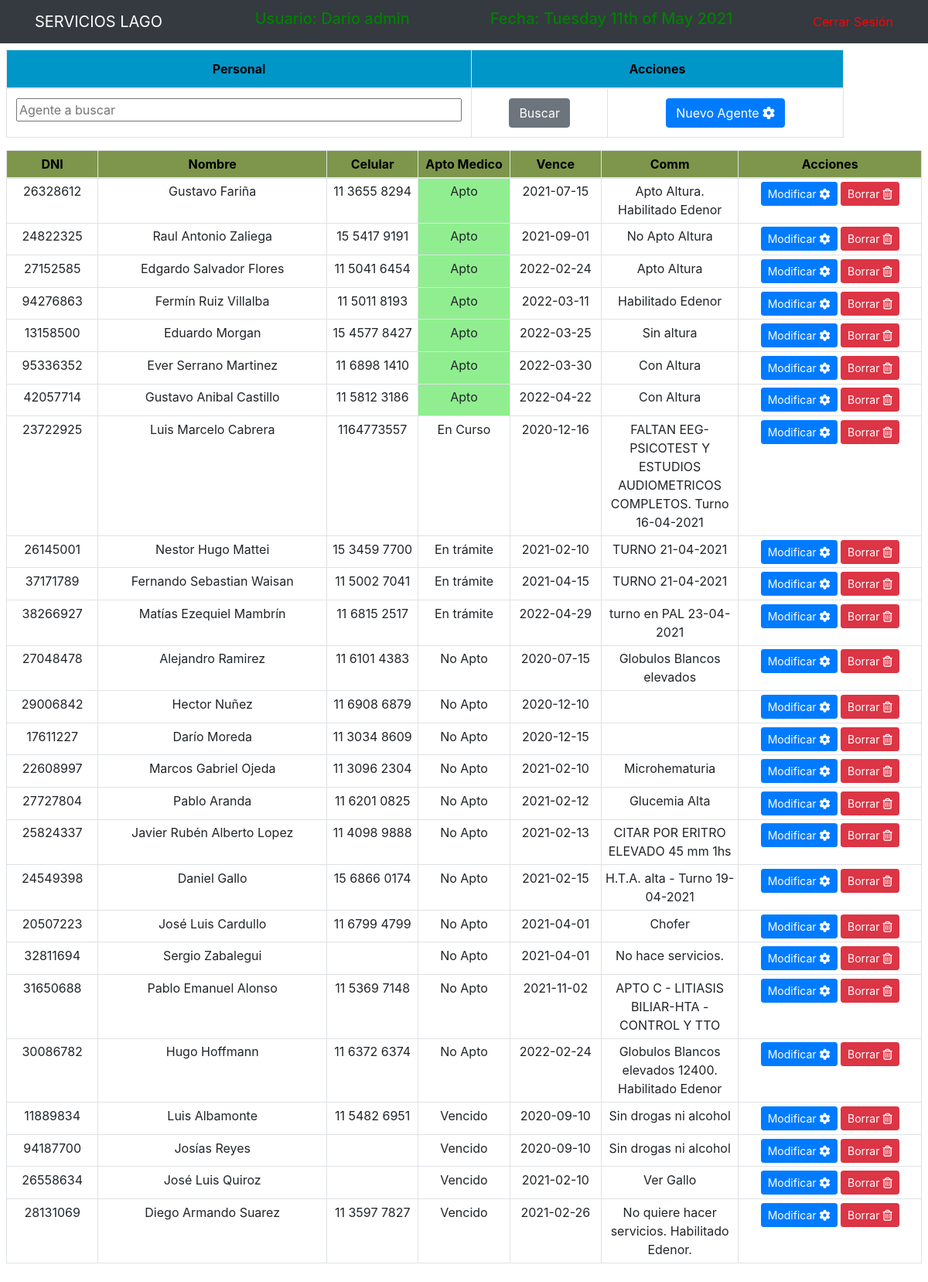
The app's page /abmb/agentes.php (signed in) with its own data.
### tables this page shows
CREATE TABLE `agentes` (
  `dni` int(15) NOT NULL,
  `Agente` varchar(50) NOT NULL,
  `Celular` varchar(25) NOT NULL,
  `Direccion` varchar(200) NOT NULL,
  `id_estado` int(5) NOT NULL DEFAULT 7,
  `Vence` date DEFAULT NULL,
  `OBS` varchar(255) NOT NULL,
  `Activo` tinyint(1) NOT NULL DEFAULT 1
);

CREATE TABLE `estados` (
  `id` int(5) NOT NULL,
  `Estado` varchar(40) DEFAULT NULL
);

### abmb/agentes.php (the view, shortened to what this page needs)
<?php
$esta = $_SERVER['PHP_SELF'];
?>
<div class="col-md-12 container p-2">
	<div class="row">
		<div class="col-md-11">
			<form action="<?php echo $esta ?>" method="POST">
				<table class="table table-bordered">
					<thead class="thead-cel" style="text-align:center">
						<tr>
							<th style="width: 50%">Personal</th>
							<th style="width: 40%" colspan=2>Acciones</th>
						</tr>
					</thead>
					<tbody>
							<tr>
								<td><input text="est" name="agen" style="width: 100%" placeholder="Agente a buscar"></td>
								<td><input type="submit" name="Busca" value="Buscar" class="btn btn-secondary"></td>
								<td><a href="/Servicios/Altas/altaagen.php?flag=0" class="btn btn-primary"> Nuevo Agente <i class="fa fa-cog fa-spin"></i>
								</a></td>
							</tr>
					</tbody>
				</table>
			</form>
		</div>
	</div>
	<div class="row">
		<div class="col-md-12">
				<table class="table table-sm table-bordered table-hover">
					<thead class="thead-dario" style="text-align:center">
						<tr>
							<th style="width: 10%">DNI</th>
							<th style="width: 25%">Nombre</th>
							<th style="width: 10%">Celular</th>
							<th style="width: 10%">Apto Medico</th>
							<th style="width: 10%">Vence</th>
							<th style="width: 15%">Comm</th>
							<th style="width: 20%">Acciones</th>
					</thead>
					<tbody>
						<?php
							if (isset($_POST['Busca'])){
								$miagen= '%' . $_POST['agen'] . '%';
								$query = "SELECT dni,Agente,Celular,Estado,Vence,OBS FROM agentes LEFT JOIN estados ON agentes.id_estado=estados.id WHERE Agente like '$miagen' AND Activo=1";
							}
							else{
								$query = "SELECT dni,Agente,Celular,Estado,Vence,OBS FROM agentes LEFT JOIN estados ON agentes.id_estado=estados.id WHERE Activo=1 order by Estado,Vence";
							}
							$result_tasks = mysqli_query($conn,$query);
							while ($row=mysqli_fetch_array($result_tasks)) {
						?>
								<tr>
									<td><?php echo $row['dni'] ?></td>
									<td><?php echo $row['Agente'] ?></td>
									<td><?php echo $row['Celular'] ?></td>
									<?php
										if ($row['Estado']=='Apto'){ ?>
											<td bgcolor="lightgreen"><?php echo $row['Estado'] ?></td>
										<?php
										}else{
										?>
											<td><?php echo $row['Estado'] ?></td>
										<?php
										}
									?>
									<td><?php echo $row['Vence'] ?></td>
									<td><?php echo $row['OBS'] ?></td>
									<td>
										<a href="/Servicios/Modif/modifagen.php?id=<?php echo $row['dni'] ?>" class=
										"btn btn-primary btn-sm">
											Modificar <i class="fa fa-cog fa-spin"></i>
										</a>
										<a href="/Servicios/Bajas/borraagen.php?id=<?php echo $row['dni'] ?>" class=
										"btn btn-danger btn-sm">
											Borrar <i class="far fa-trash-alt"></i>
										</a>
									</td>
								</tr>
						<?php }
						?>
					</tbody>
				</table>
		</div>
	</div>
</div>

### includes/header.php (style rules this page uses)
.container { text-align: center; }
.thead-cel { background-color: rgb(0, 150, 200); color: black; }
.thead-dario { background-color: rgb(125, 150, 75); color: black; }

### records on screen
agentes: dni "26328612", Agente "Gustavo Fariña", Celular "11 3655 8294", id_estado.Estado "Apto", Vence "2021-07-15", OBS "Apto Altura. Habilitado Edenor"
agentes: dni "24822325", Agente "Raul Antonio Zaliega", Celular "15 5417 9191", id_estado.Estado "Apto", Vence "2021-09-01", OBS "No Apto Altura"
agentes: dni "27152585", Agente "Edgardo Salvador Flores", Celular "11 5041 6454", id_estado.Estado "Apto", Vence "2022-02-24", OBS "Apto Altura"
agentes: dni "94276863", Agente "Fermín Ruiz Villalba", Celular "11 5011 8193", id_estado.Estado "Apto", Vence "2022-03-11", OBS "Habilitado Edenor"
agentes: dni "13158500", Agente "Eduardo Morgan", Celular "15 4577 8427", id_estado.Estado "Apto", Vence "2022-03-25", OBS "Sin altura"
agentes: dni "95336352", Agente "Ever Serrano Martinez", Celular "11 6898 1410", id_estado.Estado "Apto", Vence "2022-03-30", OBS "Con Altura"
agentes: dni "42057714", Agente "Gustavo Anibal Castillo", Celular "11 5812 3186", id_estado.Estado "Apto", Vence "2022-04-22", OBS "Con Altura"
agentes: dni "23722925", Agente "Luis Marcelo Cabrera", Celular "1164773557", id_estado.Estado "En Curso", Vence "2020-12-16", OBS "FALTAN EEG-PSICOTEST Y ESTUDIOS AUDIOMETRICOS COMPLETOS. Turno 16-04-2021"
agentes: dni "26145001", Agente "Nestor Hugo Mattei", Celular "15 3459 7700", id_estado.Estado "En trámite", Vence "2021-02-10", OBS "TURNO 21-04-2021"
agentes: dni "37171789", Agente "Fernando Sebastian Waisan", Celular "11 5002 7041", id_estado.Estado "En trámite", Vence "2021-04-15", OBS "TURNO 21-04-2021"
agentes: dni "38266927", Agente "Matías Ezequiel Mambrín", Celular "11 6815 2517", id_estado.Estado "En trámite", Vence "2022-04-29", OBS "turno en PAL 23-04-2021"
agentes: dni "27048478", Agente "Alejandro Ramirez", Celular "11 6101 4383", id_estado.Estado "No Apto", Vence "2020-07-15", OBS "Globulos Blancos elevados"
agentes: dni "29006842", Agente "Hector Nuñez", Celular "11 6908 6879", id_estado.Estado "No Apto", Vence "2020-12-10"
agentes: dni "17611227", Agente "Darío Moreda", Celular "11 3034 8609", id_estado.Estado "No Apto", Vence "2020-12-15"
agentes: dni "22608997", Agente "Marcos Gabriel Ojeda", Celular "11 3096 2304", id_estado.Estado "No Apto", Vence "2021-02-10", OBS "Microhematuria"
agentes: dni "27727804", Agente "Pablo Aranda", Celular "11 6201 0825", id_estado.Estado "No Apto", Vence "2021-02-12", OBS "Glucemia Alta"
agentes: dni "25824337", Agente "Javier Rubén Alberto Lopez", Celular "11 4098 9888", id_estado.Estado "No Apto", Vence "2021-02-13", OBS "CITAR POR ERITRO ELEVADO 45 mm 1hs"
agentes: dni "24549398", Agente "Daniel Gallo", Celular "15 6866 0174", id_estado.Estado "No Apto", Vence "2021-02-15", OBS "H.T.A. alta - Turno 19-04-2021"
agentes: dni "20507223", Agente "José Luis Cardullo", Celular "11 6799 4799", id_estado.Estado "No Apto", Vence "2021-04-01", OBS "Chofer"
agentes: dni "32811694", Agente "Sergio Zabalegui", id_estado.Estado "No Apto", Vence "2021-04-01", OBS "No hace servicios."
agentes: dni "31650688", Agente "Pablo Emanuel Alonso", Celular "11 5369 7148", id_estado.Estado "No Apto", Vence "2021-11-02", OBS "APTO C - LITIASIS BILIAR-HTA - CONTROL Y TTO"
agentes: dni "30086782", Agente "Hugo Hoffmann", Celular "11 6372 6374", id_estado.Estado "No Apto", Vence "2022-02-24", OBS "Globulos Blancos elevados 12400. Habilitado Edenor"
agentes: dni "11889834", Agente "Luis Albamonte", Celular "11 5482 6951", id_estado.Estado "Vencido", Vence "2020-09-10", OBS "Sin drogas ni alcohol"
agentes: dni "94187700", Agente "Josías Reyes", id_estado.Estado "Vencido", Vence "2020-09-10", OBS "Sin drogas ni alcohol"
agentes: dni "26558634", Agente "José Luis Quiroz", id_estado.Estado "Vencido", Vence "2021-02-10", OBS "Ver Gallo"
agentes: dni "28131069", Agente "Diego Armando Suarez", Celular "11 3597 7827", id_estado.Estado "Vencido", Vence "2021-02-26", OBS "No quiere hacer servicios. Habilitado Edenor."
